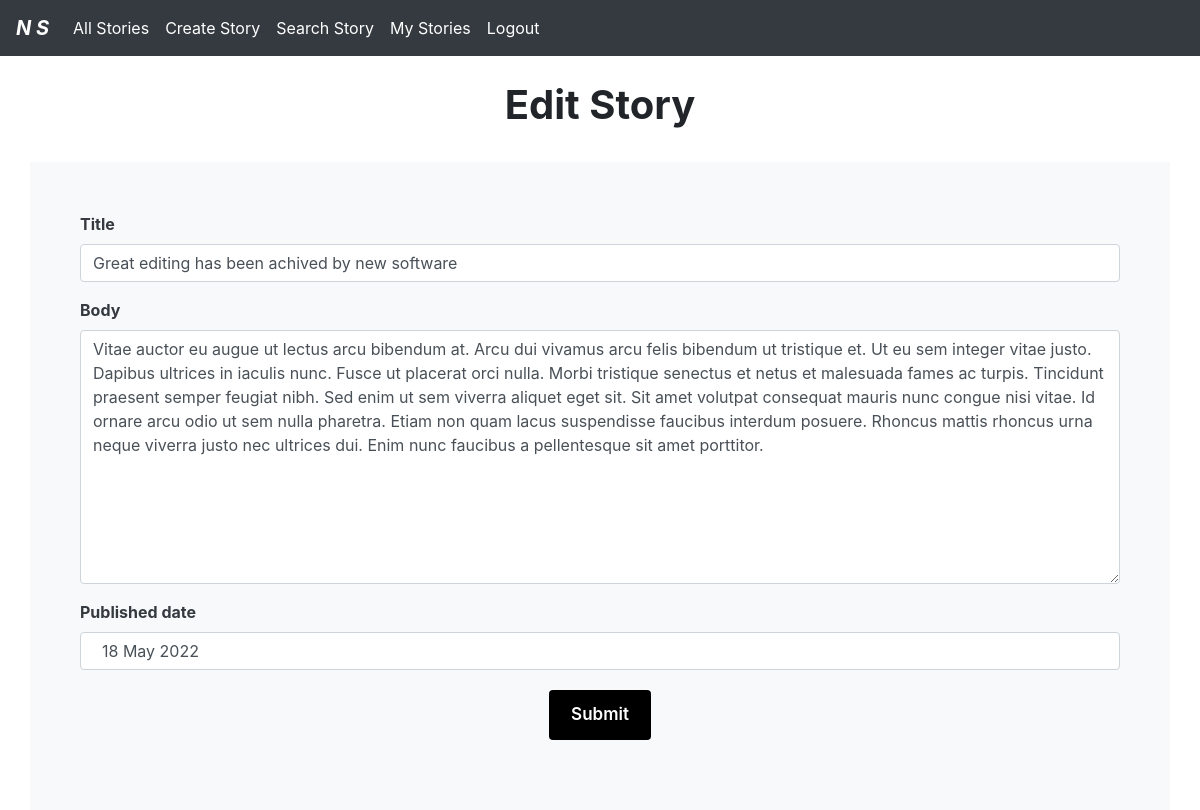
The app's page /edit.php?Story_id=6 (signed in) with its own data.
### tables this page shows
CREATE TABLE IF NOT EXISTS `story` (
  `id` bigint(20) NOT NULL AUTO_INCREMENT,
  `title` text NOT NULL,
  `body` longtext NOT NULL,
  `p_date` date NOT NULL,
  `user_id` varchar(50) DEFAULT NULL,
  `str_date` varchar(255) DEFAULT NULL,
  PRIMARY KEY (`id`),
  KEY `user_id` (`user_id`)
);

### edit.php (the view, shortened to what this page needs)
<?php
include('db.php');
include('nav.php');
?>
<?php
if (isset($_GET['Story_id']))
{
$Story_id=$_GET['Story_id'];
$sql= "Select *  FROM story where id= $Story_id";
$result = mysqli_query($connection, $sql);
$result = mysqli_fetch_assoc($result);
$N_title= $result['title'];
$N_title=htmlentities($N_title);
$N_text= $result['body'];
$N_date=$result['str_date'];
}
?>
<!DOCTYPE html>
<html lang="en">
<head>
    <link rel="stylesheet" href="https://cdn.jsdelivr.net/npm/bootstrap@4.3.1/dist/css/bootstrap.min.css">
    <link
      rel="stylesheet"
      href="//code.jquery.com/ui/1.13.0/themes/base/jquery-ui.css"
    />
</head>
<body>
<div class= "container " style=" padding:25px; text-align:center;" >
<h1> <b> Edit Story </b></h1>
</div>
  <div class= "container  bg-light text-dark" style=" padding:50px;" >
    <form action="" method="post" class="needs-validation" enctype="multipart/form-data">
        <div class="mb-3">
            <label for="storytitle" class="form-label"><b>Title</b></label>
            <input type="text" class="form-control" id="storytitle" name="title" placeholder=""  value="<?= $N_title?>"required>
        </div>
        <div class="mb-3">
            <label for="Textarea1" class="form-label"> <b>Body</b></label>
            <textarea class="form-control" id="Textarea1" name="text" rows="10" placeholder="" required><?= $N_text?></textarea>
        </div>
        <div class="mb-3">
            <label for="date" class="form-label"><b> Published date</label>
            <input type="text" id="datepicker" class="form-control"  name="date" placeholder=""  value="<?=  $N_date?>" required>
        </div>
     <center>
        <button type="submit" class="button" name="submit" >Submit</button>
        </center>
    </form>
    </div>
</body>
</html>

### edit.php (style rules this page uses)
.button { background-color: black; border: 2px solid transparent; border-radius: 4px; color: white; padding: 10px 20px; text-align: center; text-decoration: none; display: inline-block; font-size: 17px; margin: 4px 2px; cursor: pointer; font-weight: 600; -webkit-transition-duration: 0.1s; transition-duration: 0.1s; }

### records on screen
story: title "Great editing has been achived by new software", text "Vitae auctor eu augue ut lectus arcu bibendum at. Arcu dui vivamus arcu felis bibendum ut tristique et. Ut eu sem integer vitae justo. Dapibus ultrices in iaculis nunc. Fusce ut placerat orci nulla. Morbi tristique senectus et netus et malesuada fames ac turpis. Tincidunt praesent semper feugiat nibh. Sed enim ut sem viverra aliquet eget sit. Sit amet volutpat consequat mauris nunc congue nisi vitae. Id ornare arcu odio ut sem nulla pharetra. Etiam non quam lacus suspendisse faucibus interdum posuere. Rhoncus mattis rhoncus urna neque viverra justo nec ultrices dui. Enim nunc faucibus a pellentesque sit amet porttitor.", date "18 May 2022"
